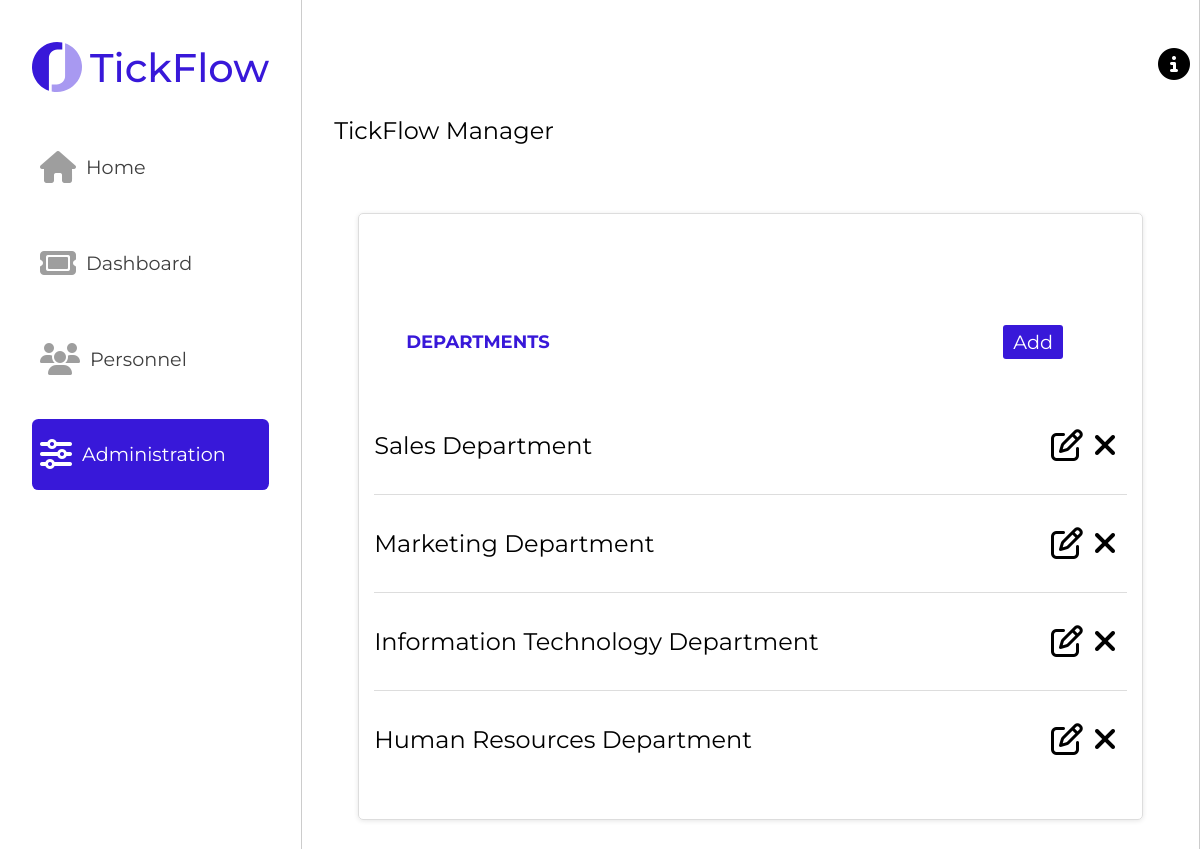
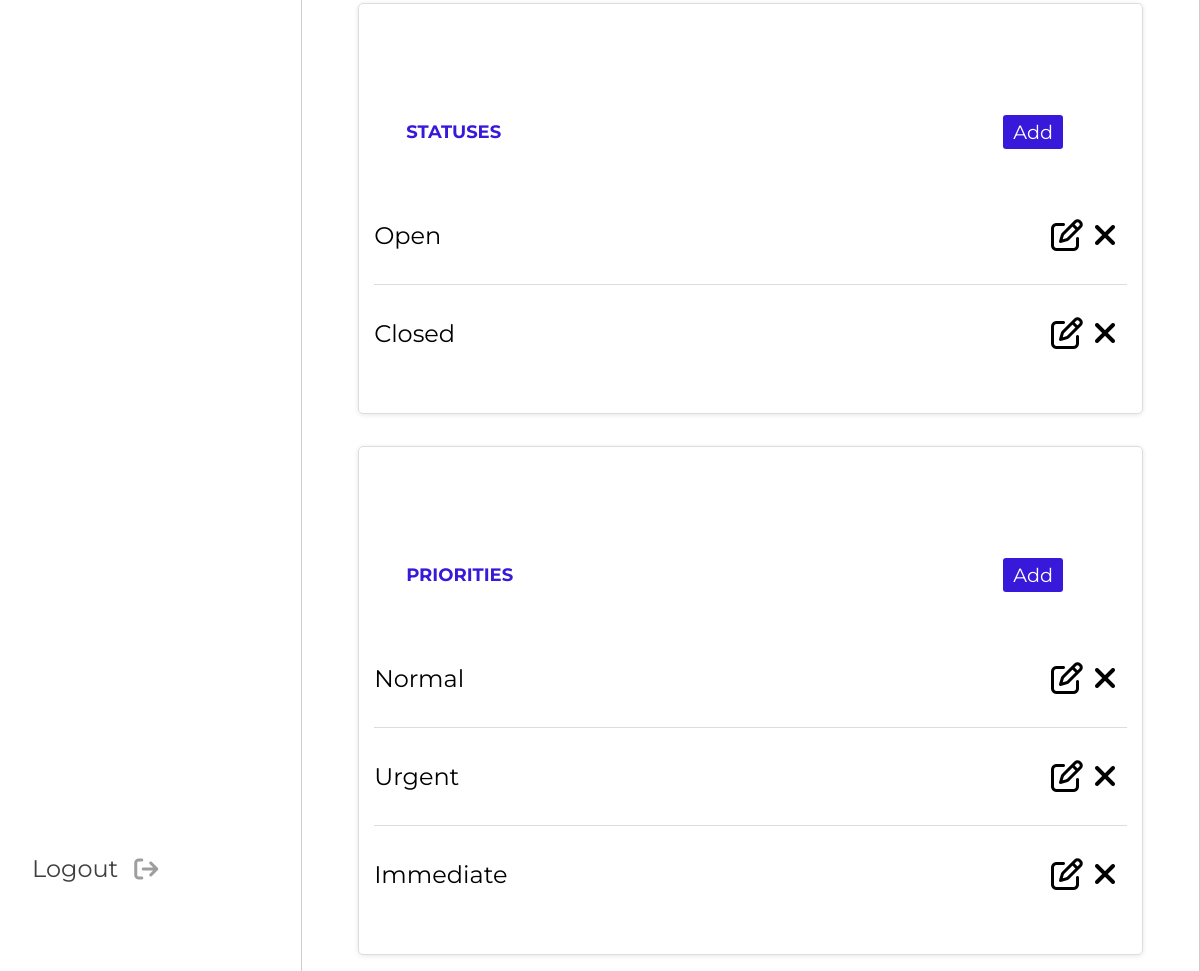
Screenshot of /server/pages/admin.php (signed in) with the database file from the repository (2 pictures, top to bottom).
### tables this page shows
CREATE TABLE Department (
    id INTEGER CHECK (id >= 1) PRIMARY KEY AUTOINCREMENT,
    name TEXT UNIQUE NOT NULL
);

CREATE TABLE Status (
    id INTEGER CHECK (id >= 1) PRIMARY KEY AUTOINCREMENT,
    name TEXT UNIQUE NOT NULL
);

CREATE TABLE Priority (
    id INTEGER CHECK (id >= 1) PRIMARY KEY AUTOINCREMENT,
    name TEXT UNIQUE NOT NULL
);

### server/pages/admin.php (called while the page is built, shortened)
<?php
	include_once(__DIR__.'/../classes/session.class.php');
	include_once(__DIR__.'/../templates/common.tpl.php');
	include_once(__DIR__.'/../templates/admin.tpl.php');
	include_once(__DIR__.'/../classes/department.class.php');
	include_once(__DIR__.'/../classes/priority.class.php');
	include_once(__DIR__.'/../classes/status.class.php');
	$session = new Session();
	$departments = Department::getDepartments();
	$statuses = Status::getStatuses();
	$priorities = Priority::getPriorities();
	drawAdmin($departments, $statuses, $priorities, $session);
?>

### server/classes/department.class.php (called while the page is built, shortened)
<?php
include_once(__DIR__.'/../classes/status.class.php');
class Department {
    function __construct($id, $name){
        $this->name = $name;
    }
    static function getDepartments(){
        $db = getDatabaseConnection();
        $query = $db->prepare("SELECT * FROM Department");
        $query->execute();
        $departments = array();
        foreach($query as $row){
            $departments[] = new Department($row['id'], $row['name']);
        }
        return $departments;
    }
}
?>

### server/classes/status.class.php (called while the page is built, shortened)
<?php
class Status {
    function __construct($id, $name){
        $this->name = $name;
    }
    static public function getStatuses(){
        $db = getDatabaseConnection();
        $query = $db->prepare("SELECT * FROM Status");
        $query->execute();
        $results = $query->fetchAll();
        $statuses = array();
        foreach($results as $row){
            $statuses[] = new Status(
                $row['id'],
                $row['name']
            );
        }
        return $statuses;
    }
}

### server/classes/priority.class.php (called while the page is built, shortened)
<?php
class Priority {
    function __construct($id, $name){
        $this->name = $name;
    }
    static public function getPriorities(){
        $db = getDatabaseConnection();
        $query = $db->prepare("SELECT * FROM Priority");
        $query->execute();
        $results = $query->fetchAll();
        $priorities = array();
        foreach($results as $row){
            $priorities[] = new Priority(
                $row['id'],
                $row['name']
            );
        }
        return $priorities;
    }
}

### server/templates/admin.tpl.php (the view, shortened to what this page needs)
<?php function drawItems($items, $editAction, $removeAction, $itemType, $session){
    foreach($items as $item) { ?>
        <li class="admin-item">
            <p><?=$item->name?></p>
            <div class="buttons">
              <button class="edit-button"><i class="fa-regular fa-pen-to-square"></i></button>
              <button class="remove-button"><i class="fa-solid fa-xmark"></i></button>
            </div>
        </li>
    <?php }
} ?>
<?php function drawAdmin($departments, $statuses, $priorities, $session){ ?>
    <main class="middle-column">
        <section class="title">
            <h2>TickFlow Manager</h2>
        </section>
        <section id="administration">
            <article class="category" id="departments">
                <section class="title">
                    <h3>Departments</h3>
                    <button class="add-button button">Add</button>
                </section>
                <ul class="content">
                <?=drawItems(
                    $departments,
                    "../actions/editDepartment.action.php",
                    "../actions/removeDepartment.action.php",
                    "department",
                    $session
                );?>
                </ul>
            </article>
            <article class="category" id="statuses">
                <section class="title">
                    <h3>Statuses</h3>
                    <button class="add-button button">Add</button>
                </section>
                <ul class="content">
                <?=drawItems(
                    $statuses,
                    "../actions/editStatus.action.php",
                    "../actions/removeStatus.action.php",
                    "status",
                    $session
                );?>
                </ul>
            </article>
            <article class="category" id="prioririties">
                <section class="title">
                    <h3>Priorities</h3>
                    <button class="add-button button">Add</button>
                </section>
                <ul class="content">
                <?=drawItems(
                    $priorities,
                    "../actions/editPriority.action.php",
                    "../actions/removePriority.action.php",
                    "priority",
                    $session
                );?>
                </ul>
            </article>
        </section>
    </main>
<?php } ?>

### server/styles/admin.css (style rules this page uses)
:root { --main-color: #3818D9; }
* { font-family: 'Montserrat', sans-serif; }
html { scroll-behavior: smooth; box-sizing: border-box; }
body { margin: 0; padding: 0; overflow: hidden; }
.middle-column { grid-column: 2/5; min-height: 100vh; border-left: solid 0.0625rem #ccc; border-right: solid 0.0625rem #ccc; }
.fa-solid, .fa-regular { font-size: 2rem; margin-right: 0.625rem; color: #9E9E9E; }
.middle-column { overflow-y: scroll; height: 100vh; -ms-overflow-style: none; scrollbar-width: none; z-index: 1; }
.title { display: flex; flex-direction: row; align-items: center; justify-content: space-between; padding: 2rem 2rem; }
.title h2 { font-weight: 400; font-size: 1.5rem; }
.button { background-color: var(--main-color); color: #fff; border: none; border-radius: 0.2rem; padding: 0.7rem 1rem; font-size: 1.2rem; cursor: pointer; text-decoration: none; }
#administration .category { margin: 1rem; display: flex; flex-direction: column; }
#administration { display: flex; flex-direction: row; justify-content: space-around; }
.category { margin-bottom: 1.875rem; border: 0.0625rem solid #ddd; border-radius: 0.3125rem; padding: 0.9375rem; box-shadow: 0rem 0.0625rem 0.3125rem rgba(0, 0, 0, 0.1); }
.category .title h3 { margin: 0; color: var(--main-color); text-transform: uppercase; font-size: 1.125rem; }
.category .content { list-style: none; padding: 0; }
.category .content li { display: flex; justify-content: space-between; align-items: center; margin-bottom: 0.625rem; border-bottom: 0.0625rem solid #ddd; padding-bottom: 0.625rem; }
.category .content li:last-child { margin-bottom: 0; border-bottom: none; }
.category button { margin: 0; padding: 0; text-align: center; justify-content: center; align-items: center; border: none; background-color: transparent; cursor: pointer; }
.category button>.fa-regular, .category button>.fa-solid { color: #000; font-size: 2rem; }
.category p { font-size: 1.5rem; }
.category .button { margin: 0 0.5rem; padding: 0.3125rem 0.625rem; border: none; border-radius: 0.1875rem; background-color: var(--main-color); color: #fff; cursor: pointer; transition: background-color 0.3s ease-in-out; }
.admin-item .buttons { display: flex; flex-direction: row; flex-wrap: nowrap; }
.category>.title { display: flex; flex-direction: row; justify-content: space-between; align-items: center; }
@media screen and (max-width: 1576px) { #administration { display: flex; flex-direction: column; padding: 0 2.5rem; } }
@media screen and (max-width: 1200px) { .title { margin-top: 4rem; margin-right: 1.5rem; } }
@media screen and (max-width: 1200px) { .middle-column { grid-column: 2/-1; } }

### rows the page displays
department: name "Sales Department"
department: name "Marketing Department"
department: name "Information Technology Department"
department: name "Human Resources Department"
status: name "Open"
status: name "Closed"
priority: name "Normal"
priority: name "Urgent"
priority: name "Immediate"
